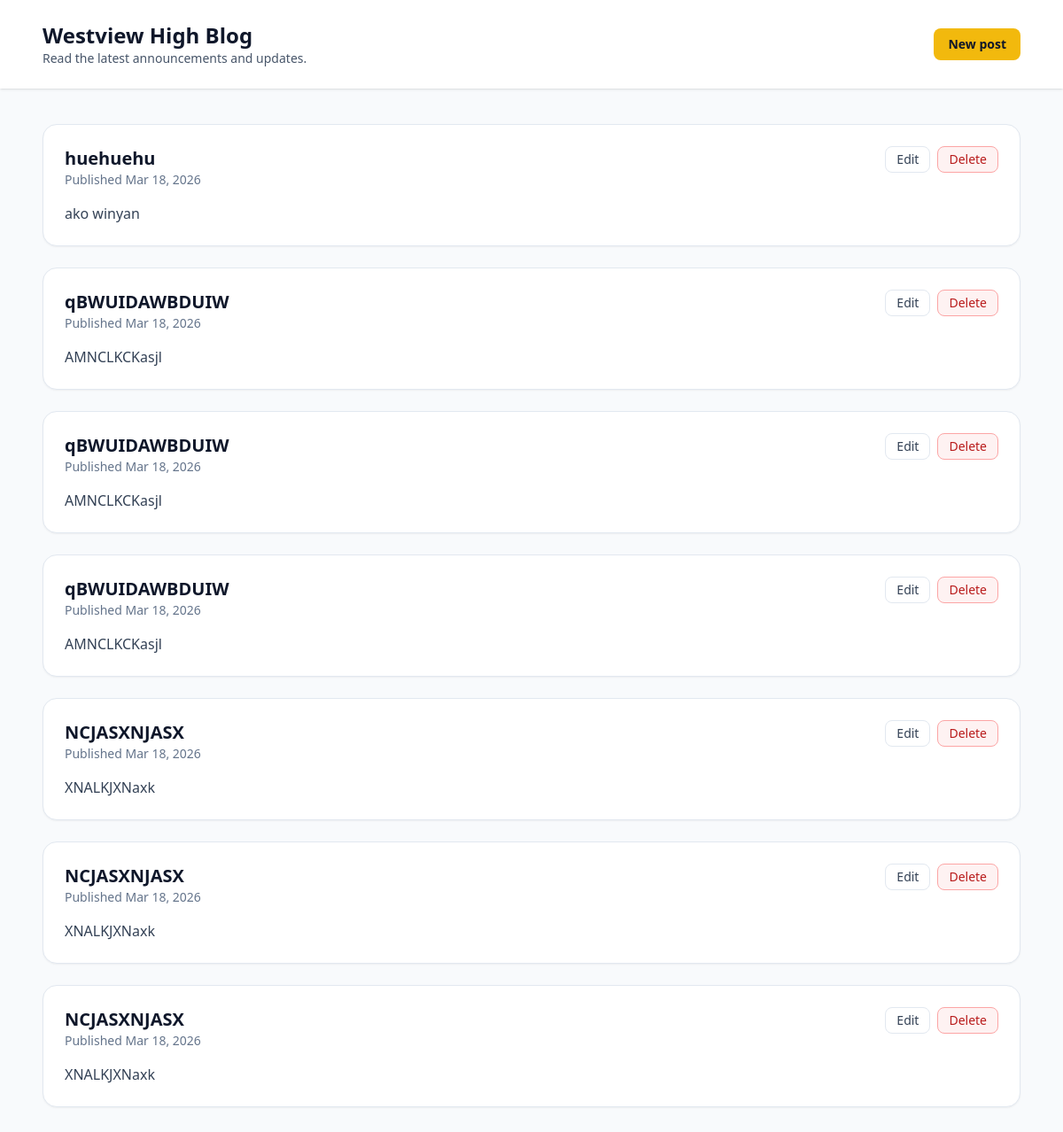
/highschool/, run on the app's committed database.
### highschool/models.py (models this page shows, shortened)
class Post(models.Model):
    title = models.CharField(max_length=255)
    content = models.TextField()
    published = models.BooleanField(default=True)
    created_at = models.DateTimeField(auto_now_add=True)
    updated_at = models.DateTimeField(auto_now=True)
    class Meta:
        ordering = ["-created_at"]

### highschool/views.py (the view)
# urls.py: path("", PostListView.as_view(), name="post-list"),
class PostListView(generic.ListView):
    model = Post
    template_name = "highschool/post_list.html"
    context_object_name = "posts"
    def get_queryset(self):
        return Post.objects.filter(published=True)

### highschool/templates/highschool/post_list.html (shortened to what this page needs)
<!DOCTYPE html>
<html lang="en">
  <head>
    <script src="https://cdn.tailwindcss.com?plugins=forms,container-queries"></script>
    <script id="tailwind-config">
        tailwind.config = {
            darkMode: "class",
            theme: {
                extend: {
                    colors: {
                        "primary": "#f2b90d",
                        "background-light": "#f8f8f5",
                        "background-dark": "#221e10",
                    },
                    fontFamily: {
                        "display": ["Lexend"],
                    },
                    borderRadius: {"DEFAULT": "0.25rem", "lg": "0.5rem", "xl": "0.75rem", "full": "9999px"},
                },
            },
        }
    </script>
  </head>
  <body class="bg-slate-50 text-slate-900">
    <div class="min-h-screen">
      <header class="bg-white shadow">
        <div class="mx-auto flex max-w-6xl items-center justify-between px-6 py-6">
          <div>
            <h1 class="text-2xl font-bold">Westview High Blog</h1>
            <p class="text-sm text-slate-600">Read the latest announcements and updates.</p>
          </div>
          <a
            href="{% url 'highschool:post-create' %}"
            class="rounded-lg bg-primary px-4 py-2 text-sm font-semibold text-slate-900 hover:brightness-110"
            >New post</a
          >
        </div>
      </header>
      <main class="mx-auto max-w-6xl px-6 py-10">
        {% if posts %}
        <div class="grid gap-6">
          {% for post in posts %}
          <article class="rounded-2xl border border-slate-200 bg-white p-6 shadow-sm">
            <header class="flex items-start justify-between gap-4">
              <div>
                <h2 class="text-xl font-bold">
                  <a class="hover:text-primary" href="{% url 'highschool:post-detail' post.pk %}">{{ post.title }}</a>
                </h2>
                <p class="text-sm text-slate-500">Published {{ post.created_at|date:'M d, Y' }}</p>
              </div>
              <div class="flex gap-2">
                <a
                  class="rounded-lg border border-slate-200 bg-white px-3 py-1 text-sm font-medium text-slate-700 hover:bg-slate-50"
                  href="{% url 'highschool:post-update' post.pk %}"
                  >Edit</a
                >
                <a
                  class="rounded-lg border border-red-300 bg-red-50 px-3 py-1 text-sm font-medium text-red-700 hover:bg-red-100"
                  href="{% url 'highschool:post-delete' post.pk %}"
                  >Delete</a
                >
              </div>
            </header>
            <p class="mt-4 text-slate-700 line-clamp-3">{{ post.content }}</p>
          </article>
          {% endfor %}
        </div>
        {% endif %}
      </main>
    </div>
  </body>
</html>

### data on the page
Post: title "huehuehu", created_at "Mar 18, 2026", content "ako winyan"
Post: title "qBWUIDAWBDUIW", created_at "Mar 18, 2026", content "AMNCLKCKasjl"
Post: title "qBWUIDAWBDUIW", created_at "Mar 18, 2026", content "AMNCLKCKasjl"
Post: title "qBWUIDAWBDUIW", created_at "Mar 18, 2026", content "AMNCLKCKasjl"
Post: title "NCJASXNJASX", created_at "Mar 18, 2026", content "XNALKJXNaxk"
Post: title "NCJASXNJASX", created_at "Mar 18, 2026", content "XNALKJXNaxk"
Post: title "NCJASXNJASX", created_at "Mar 18, 2026", content "XNALKJXNaxk"
